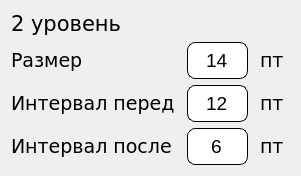
    <widget class="QWidget" name="gridLayoutWidget_4">
     <property name="geometry">
      <rect>
       <x>310</x>
       <y>20</y>
       <width>292</width>
       <height>156</height>
      </rect>
     </property>
     <layout class="QGridLayout" name="gridLayout_4">
      <item row="2" column="0">
       <widget class="QLabel" name="labelSettings_17">
        <property name="font">
         <font>
          <family>Verdana</family>
          <pointsize>14</pointsize>
          <weight>50</weight>
          <italic>false</italic>
          <bold>false</bold>
         </font>
        </property>
        <property name="mouseTracking">
         <bool>false</bool>
        </property>
        <property name="text">
         <string>Интервал перед </string>
        </property>
       </widget>
      </item>
      <item row="2" column="1">
       <widget class="QLineEdit" name="LESecondLvlSpacingBefore">
        <property name="maximumSize">
         <size>
          <width>90</width>
          <height>16777215</height>
         </size>
        </property>
        <property name="font">
         <font>
          <pointsize>14</pointsize>
          <weight>50</weight>
          <bold>false</bold>
         </font>
        </property>
        <property name="styleSheet">
         <string notr="true">QLineEdit {
  border-radius: 8px;
  border: 1px solid black;
  padding: 5px 15px;
}

QLineEdit:focus {
  border: 1px solid yellow;
}

QLineEdit::placeholder {
  color: #767e89;
}</string>
        </property>
        <property name="text">
         <string>12</string>
        </property>
        <property name="alignment">
         <set>Qt::AlignCenter</set>
        </property>
       </widget>
      </item>
      <item row="1" column="1">
       <widget class="QLineEdit" name="LESecondLvlSize">
        <property name="maximumSize">
         <size>
          <width>90</width>
          <height>16777215</height>
         </size>
        </property>
        <property name="font">
         <font>
          <pointsize>14</pointsize>
          <weight>50</weight>
          <bold>false</bold>
         </font>
        </property>
        <property name="styleSheet">
         <string notr="true">QLineEdit {
  border-radius: 8px;
  border: 1px solid black;
  padding: 5px 15px;
}

QLineEdit:focus {
  border: 1px solid yellow;
}

QLineEdit::placeholder {
  color: #767e89;
}</string>
        </property>
        <property name="text">
         <string>14</string>
        </property>
        <property name="alignment">
         <set>Qt::AlignCenter</set>
        </property>
       </widget>
      </item>
      <item row="3" column="1">
       <widget class="QLineEdit" name="LESecondLvlSpacingAfter">
        <property name="maximumSize">
         <size>
          <width>90</width>
          <height>16777215</height>
         </size>
        </property>
        <property name="font">
         <font>
          <pointsize>14</pointsize>
          <weight>50</weight>
          <bold>false</bold>
         </font>
        </property>
        <property name="styleSheet">
         <string notr="true">QLineEdit {
  border-radius: 8px;
  border: 1px solid black;
  padding: 5px 15px;
}

QLineEdit:focus {
  border: 1px solid yellow;
}

QLineEdit::placeholder {
  color: #767e89;
}</string>
        </property>
        <property name="text">
         <string>6</string>
        </property>
        <property name="alignment">
         <set>Qt::AlignCenter</set>
        </property>
       </widget>
      </item>
      <item row="3" column="0">
       <widget class="QLabel" name="labelSettings_21">
        <property name="font">
         <font>
          <family>Verdana</family>
          <pointsize>14</pointsize>
          <weight>50</weight>
          <italic>false</italic>
          <bold>false</bold>
         </font>
        </property>
        <property name="mouseTracking">
         <bool>false</bool>
        </property>
        <property name="text">
         <string>Интервал после</string>
        </property>
       </widget>
      </item>
      <item row="0" column="0">
       <widget class="QLabel" name="labelSettings_22">
        <property name="font">
         <font>
          <family>Verdana</family>
          <pointsize>16</pointsize>
          <weight>50</weight>
          <italic>false</italic>
          <bold>false</bold>
         </font>
        </property>
        <property name="mouseTracking">
         <bool>false</bool>
        </property>
        <property name="text">
         <string>2 уровень</string>
        </property>
       </widget>
      </item>
      <item row="1" column="0">
       <widget class="QLabel" name="labelSettings_23">
        <property name="font">
         <font>
          <family>Verdana</family>
          <pointsize>14</pointsize>
          <weight>50</weight>
          <italic>false</italic>
          <bold>false</bold>
         </font>
        </property>
        <property name="mouseTracking">
         <bool>false</bool>
        </property>
        <property name="text">
         <string>Размер</string>
        </property>
       </widget>
      </item>
      <item row="1" column="2">
       <widget class="QLabel" name="labelSettings_24">
        <property name="font">
         <font>
          <family>Verdana</family>
          <pointsize>14</pointsize>
          <weight>50</weight>
          <italic>false</italic>
          <bold>false</bold>
         </font>
        </property>
        <property name="mouseTracking">
         <bool>false</bool>
        </property>
        <property name="text">
         <string> пт </string>
        </property>
       </widget>
      </item>
      <item row="2" column="2">
       <widget class="QLabel" name="labelSettings_25">
        <property name="font">
         <font>
          <family>Verdana</family>
          <pointsize>14</pointsize>
          <weight>50</weight>
          <italic>false</italic>
          <bold>false</bold>
         </font>
        </property>
        <property name="mouseTracking">
         <bool>false</bool>
        </property>
        <property name="text">
         <string> пт </string>
        </property>
       </widget>
      </item>
      <item row="3" column="2">
       <widget class="QLabel" name="labelSettings_28">
        <property name="font">
         <font>
          <family>Verdana</family>
          <pointsize>14</pointsize>
          <weight>50</weight>
          <italic>false</italic>
          <bold>false</bold>
         </font>
        </property>
        <property name="mouseTracking">
         <bool>false</bool>
        </property>
        <property name="text">
         <string> пт </string>
        </property>
       </widget>
      </item>
     </layout>
    </widget>
